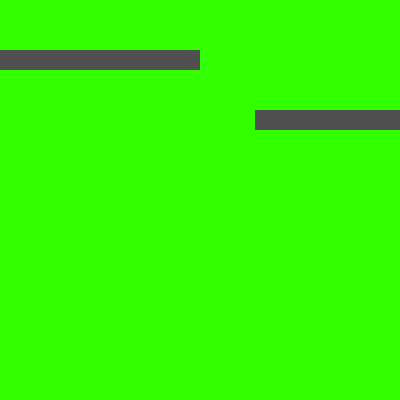
Frame 1 (no input)
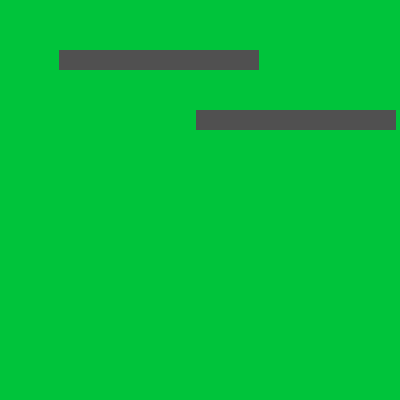
Frame 60 (no input)
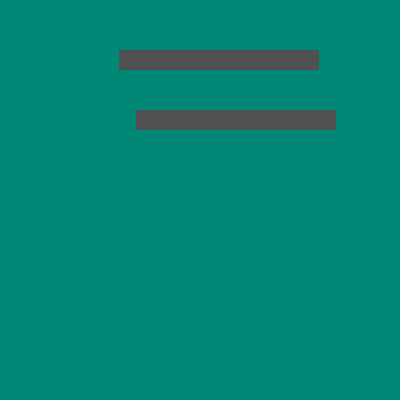
Frame 120 (the mouse pressed at the canvas centre since frame 60)

The p5.js sketch that drew these frames (run headless with seeded random() and noise() and a simulated clock; from frame 60 on, the mouse is pressed at the canvas centre):

// p5.js sketch
// ── sketch.js
var a = 0
var b = 50
var c = 255
var d = 255

//Global Variables Are Used For Everything
//Local Variables Are Specific To The Paramaters Given To It
function setup() {
  createCanvas(400, 400);
}

function draw() {
  background(b,d,a);
	//When There Is One Valie, It's Greyscale
	//When There Are Two, It's Greyscale And Opacity
	//When There Are Three, It's RGB
	//When There Are Four, The Last One Is Opacity
	
	stroke(0);
	strokeWeight(0);
	fill(80);
	//rect(0,300,400,50);
	
	stroke(255);
	strokeWeight(0);
	fill(80);
	rect(a,50,200,20);
	
	stroke(255);
	strokeWeight(0);
	fill(80);
	rect(c,110,200,20);
	a = a+1;
	b = b-1;
	c = c-1;
	d = d-1;
	
	//Boulian Statement Has A true Or false
	if(a >= 255 && b <= 0){
		a = 0;
		c = 300;
		 }
}
